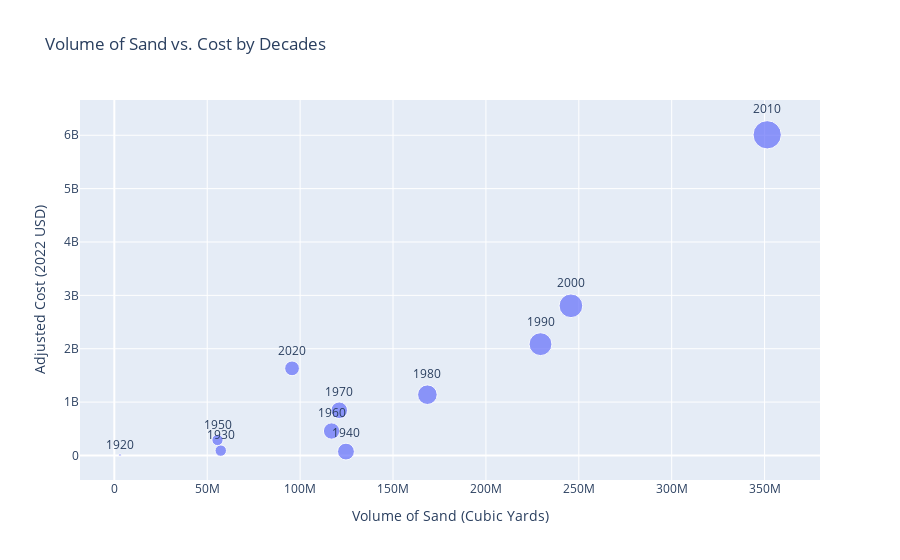

Notebook source saved alongside this figure:
### Code cell
# Create a scatter plot with decade_data
fig = px.scatter(decade_data, x='Volume (CY)', y='Adjusted Cost (2022)', 
                 text=decade_data.index, size='Volume (CY)', 
                 title='Volume of Sand vs. Cost by Decades',
                 labels={'Volume (CY)': 'Volume of Sand (Cubic Yards)', 'Adjusted Cost (2022)': 'Adjusted Cost (2022 USD)'})

fig.update_traces(textposition='top center')

fig.show()

### Figure 1 — Plotly figure (JSON) as saved in the notebook; plotly's stock layout.template omitted (floating-point values rounded to 4 significant figures)
{"data": [{"hovertemplate": "Volume of Sand (Cubic Yards)=%{marker.size}<br>Adjusted Cost (2022 USD)=%{y}<br>Decade=%{text}<extra></extra>", "legendgroup": "", "marker": {"color": "#636efa", "size": [3050000, 57278679, 124673873, 55528220, 116927693, 121067482, 168510796, 229384195, 245757025, 351401609, 95650476], "sizemode": "area", "sizeref": 878500.0, "symbol": "circle"}, "mode": "markers+text", "name": "", "orientation": "v", "showlegend": false, "text": [1920, 1930, 1940, 1950, 1960, 1970, 1980, 1990, 2000, 2010, 2020], "textposition": "top center", "type": "scatter", "x": [3050000, 57278679, 124673873, 55528220, 116927693, 121067482, 168510796, 229384195, 245757025, 351401609, 95650476], "xaxis": "x", "y": [8812000.0, 90590000.0, 72630000.0, 289900000.0, 457900000.0, 846600000.0, 1139000000.0, 2086000000.0, 2804000000.0, 6009000000.0, 1632000000.0], "yaxis": "y"}], "layout": {"legend": {"itemsizing": "constant", "tracegroupgap": 0}, "title": {"text": "Volume of Sand vs. Cost by Decades"}, "xaxis": {"anchor": "y", "domain": [0, 1], "title": {"text": "Volume of Sand (Cubic Yards)"}}, "yaxis": {"anchor": "x", "domain": [0, 1], "title": {"text": "Adjusted Cost (2022 USD)"}}}}
